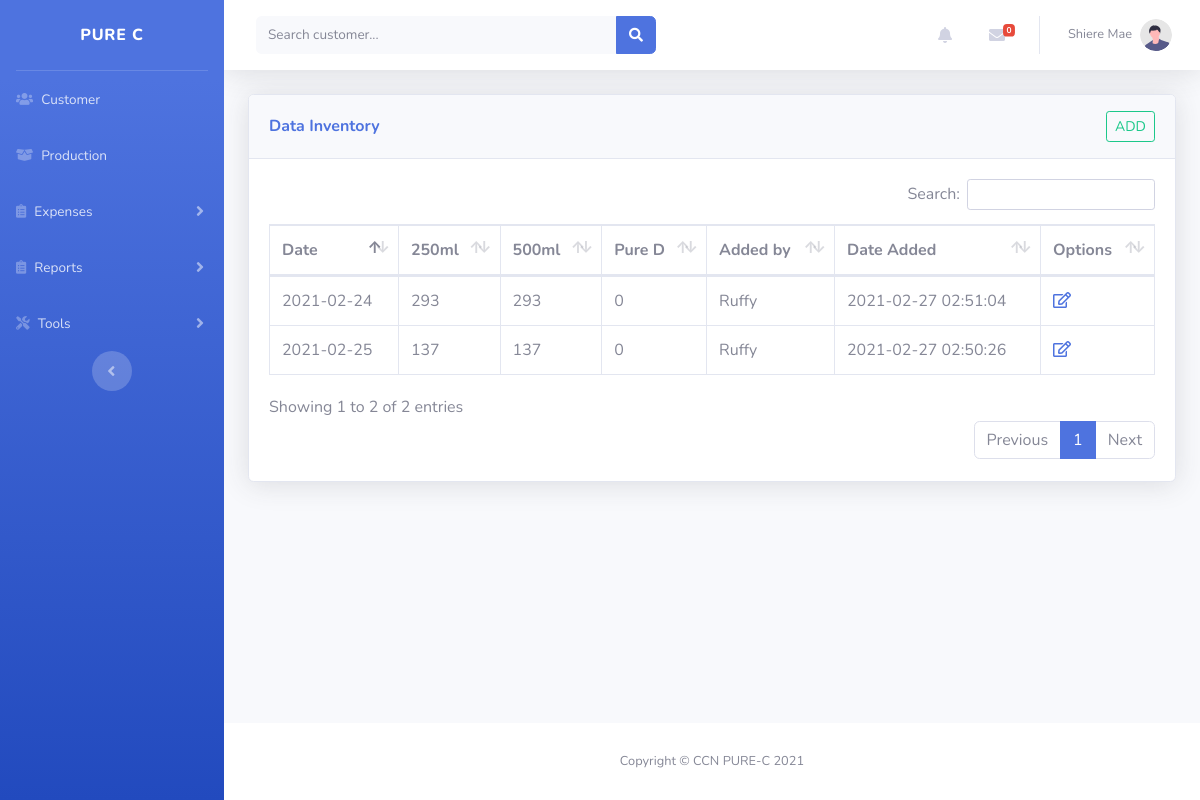
Page /production.php (signed in) on the committed database.
### tables this page shows
CREATE TABLE `production` (
  `id` int(11) NOT NULL,
  `date_production` date NOT NULL,
  `purec250ml` int(11) NOT NULL,
  `purec500ml` int(11) NOT NULL,
  `pured` int(11) NOT NULL,
  `added_by` int(11) NOT NULL,
  `date_added` datetime NOT NULL DEFAULT CURRENT_TIMESTAMP
);

CREATE TABLE `users` (
  `id` int(11) NOT NULL,
  `username` varchar(25) NOT NULL,
  `password` varchar(255) NOT NULL,
  `fname` varchar(25) NOT NULL,
  `lname` varchar(25) NOT NULL,
  `role` int(11) NOT NULL
);

### functions.php (called while the page is built, shortened)
<?php
function user_name($id){
	global $conn;
	$id = $id;
	$sql = mysqli_query($conn,"SELECT fname FROM users WHERE id='$id'");
	$row = mysqli_fetch_assoc($sql);
	$fname = $row['fname'];
	return $fname;
}
?>

### production.php (the view, shortened to what this page needs)
<?php include('header.php');?>
                <div class="container-fluid">
                    <div class="card shadow mb-4">
                        <div class="card-header py-3 d-flex flex-row align-items-center justify-content-between">
                            <h6 class="m-0 font-weight-bold text-primary float-left">Data Inventory</h6>
                            <button type="button" class="btn btn-outline-success btn-sm float-right" data-toggle="modal" data-target="#addproduction">
  ADD
</button>
                        </div>
                        <div class="card-body">
                            <div class="table-responsive">
                                <table class="table table-bordered" id="dataTable" width="100%" cellspacing="0">
                                    <thead>
                                        <tr>
                                            <th>Date</th>
                                            <th>250ml</th>
                                            <th>500ml</th>
                                            <th>Pure D</th>
                                            <th>Added by</th>
                                            <th>Date Added</th>
                                            <th>Options</th>
                                        </tr>
                                    </thead>
                                    <tbody>
                                        <?php
                                        $sql2 = mysqli_query($conn,"SELECT * FROM production ") or die(mysqli_error($conn));
                                        while($row = mysqli_fetch_array($sql2)){
                                            ?>
                                            <tr>
                                                <td><?php echo $row['date_production'];?></td>
                                                <td><?php echo $row['purec250ml'];?></td>
                                                <td><?php echo $row['purec500ml'];?></td>
                                                <td><?php echo $row['pured'];?></td>
                                                <td><?php echo user_name($row['added_by']);?></td>
                                                <td><?php echo $row['date_added'];?></td>
                                                <td><a href="#"><i class="far fa-edit"></i></a></td>
                                            </tr>
                                            <?php
                                        }
                                        ?>
                                    </tbody>
                                </table>
                            </div>
                        </div>
                    </div>
                </div>
            </div>
            <?php include('footer.php');?>

### rows in the picture
production: date_production "2021-02-25", purec250ml "137", purec500ml "137", pured "0", added_by.fname "Ruffy", date_added "2021-02-27 02:50:26"
production: date_production "2021-02-24", purec250ml "293", purec500ml "293", pured "0", added_by.fname "Ruffy", date_added "2021-02-27 02:51:04"

### other values in the picture
$_SESSION["fname"] "Shiere Mae"
